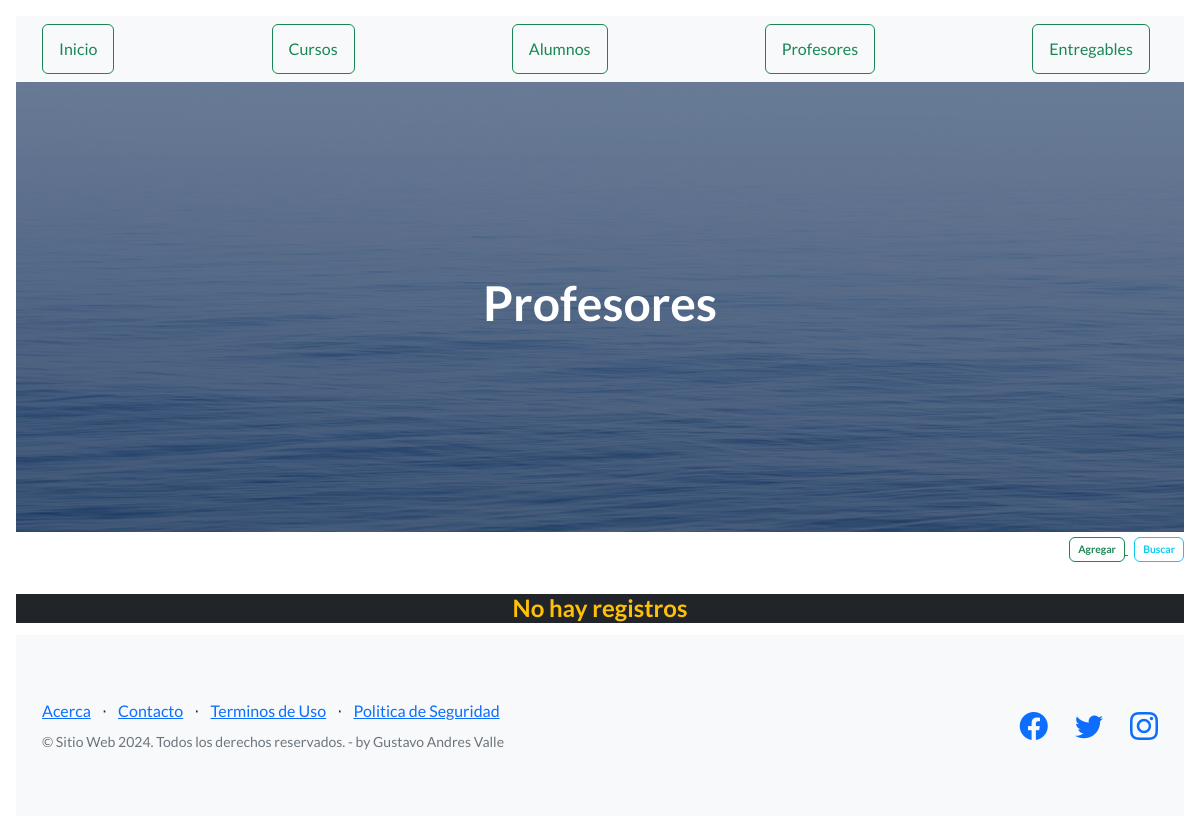
/AppCoder/ver_profesores, run on an earlier commit of the app's database.
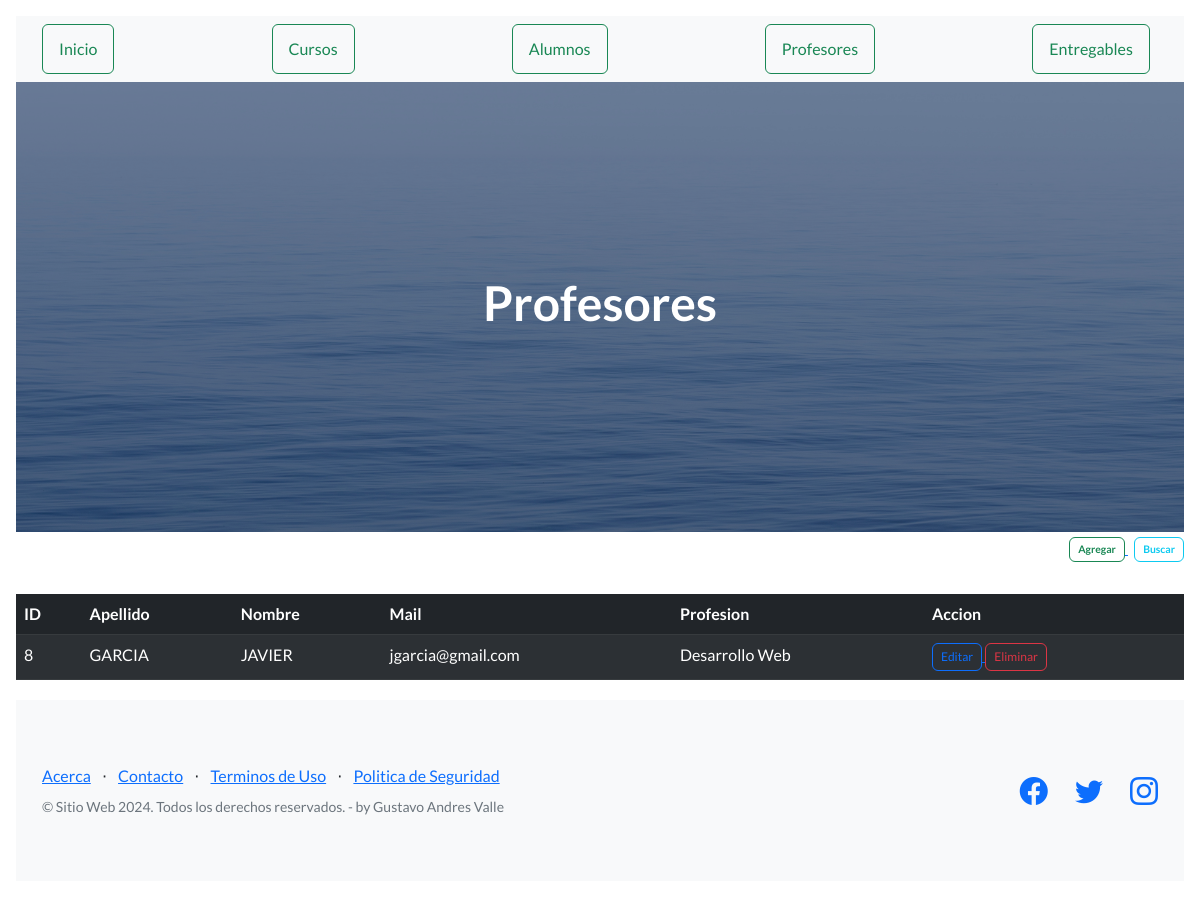
And on a later commit of the database.
### AppCoder/models.py (models this page shows, shortened)
class Profesor(models.Model):
    apellido = models.CharField(max_length=30)
    nombre = models.CharField(max_length=40)
    mail = models.EmailField()
    profesion = models.CharField(max_length=100)

### AppCoder/views.py (the view)
# urls.py: path("ver_profesores", views.ver_profesores, name="profesores"),
def ver_profesores(request):
    profesores = Profesor.objects.all()
    dicc = {"profesores": profesores}
    plantilla = loader.get_template("profesores.html")
    documento = plantilla.render(dicc)
    return HttpResponse(documento)

### AppCoder/templates/profesores.html (shortened to what this page needs)
{% extends "base.html" %}
{% block title %}<h1 class="text-center"> Profesores </h1>{% endblock %}
{% load static %}
{% block contenido %}
    <div class="d-grid gap-2 col-12 mx-auto justify-content-md-end">
        <div>
            <a href="{% url 'alta_profesor' %}">
                <button type="button"
                        class="fw-bold btn btn btn-outline-success"
                        style="--bs-btn-padding-y: .25rem; --bs-btn-padding-x: .5rem;
                        --bs-btn-font-size: .65rem;">
                    Agregar
                </button>
            </a>
            <a href="{% url 'bus_profesor' %}">
                <button type="button"
                        class="fw-bold btn btn btn-outline-info"
                        style="--bs-btn-padding-y: .25rem; --bs-btn-padding-x: .5rem;
                        --bs-btn-font-size: .65rem;">
                    Buscar
                </button>
            </a>
        </div>
    </div>
    {% if profesores %}
    <table class="table table-md table-dark table-striped">
    <div class="table-responsive">
        <thead>
            <tr>
                <th>ID</th>
                <th>Apellido</th>
                <th>Nombre</th>
                <th>Mail</th>
                <th>Profesion</th>
                <th>Accion</th>
            </tr>
        </thead>
        <body>
            {% for n in profesores %}
            <tr>
                <td>{{n.id}}</td>
                <td>{{n.apellido}}</td>
                <td>{{n.nombre}}</td>
                <td>{{n.mail}}</td>
                <td>{{n.profesion}}</td>
                <td>
                    <div>
                        <a href="{% url 'editar_profesor' n.id %}">
                            <button type="button"
                                        class="btn btn-outline-primary"
                                        style="--bs-btn-padding-y: .25rem; --bs-btn-padding-x: .5rem;
                            --bs-btn-font-size: .75rem;">Editar
                                </button>
                        <a href="{% url 'eliminar_profesor' n.id %}">
                            <button type="button"
                                        class="btn btn-outline-danger btnEliminacion"
                                        style="--bs-btn-padding-y: .25rem; --bs-btn-padding-x: .5rem;
                            --bs-btn-font-size: .75rem;">Eliminar
                                </button>
                        </a>
                    </div>
                </td>
            </tr>
            {% endfor %}
        </body>
        </div>
    </table>
    {% else %}
        <center><h4 class="fs-4 text-warning bg-dark">No hay registros</h4></center>
    {% endif %}
{% endblock %}

What changed in the data, as far as the page shows it:
added Profesor: id "8", apellido "GARCIA", nombre "JAVIER", mail "jgarcia@gmail.com", profesion "Desarrollo Web"
Also different on the page:
text no longer shown: "No hay registros"
text now shown: "ID Apellido Nombre Mail Profesion Accion"
